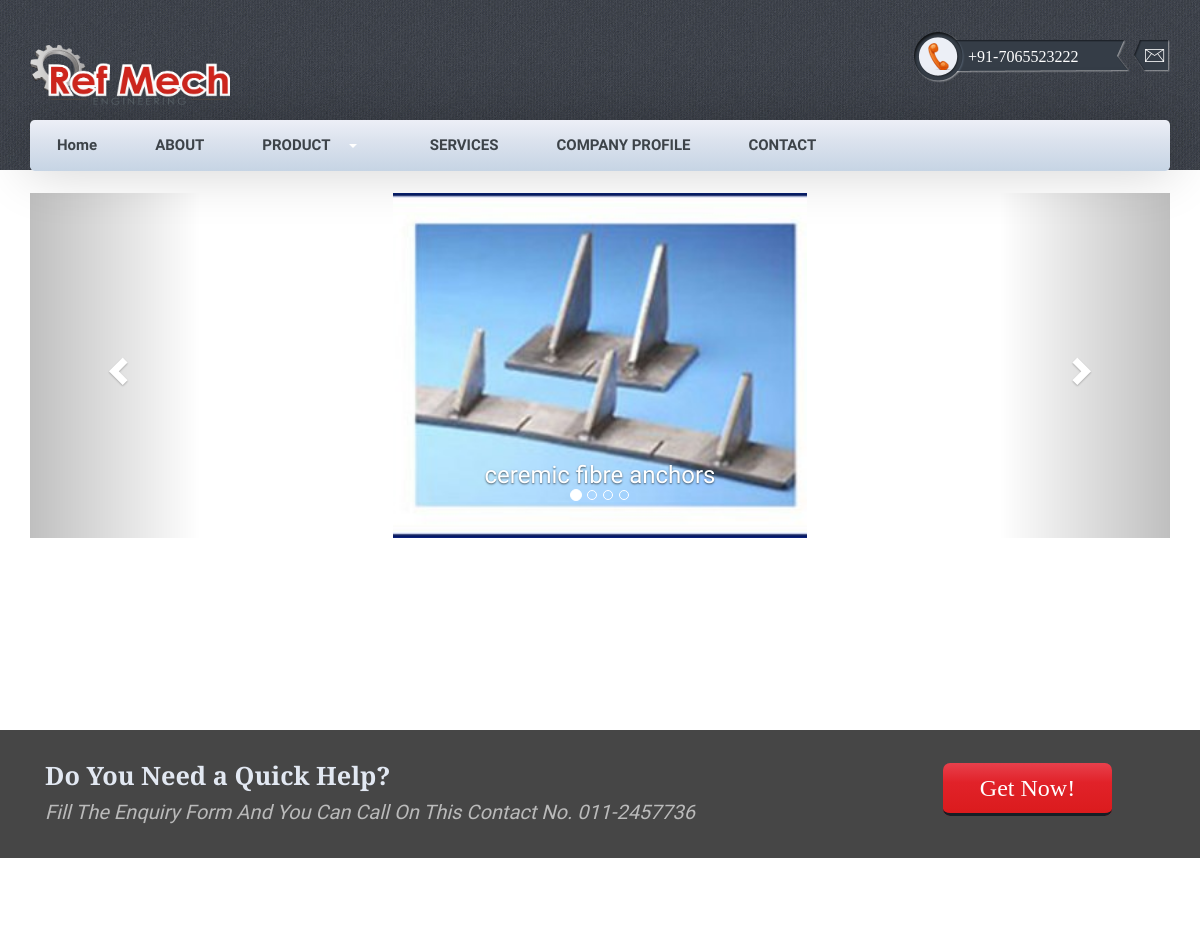
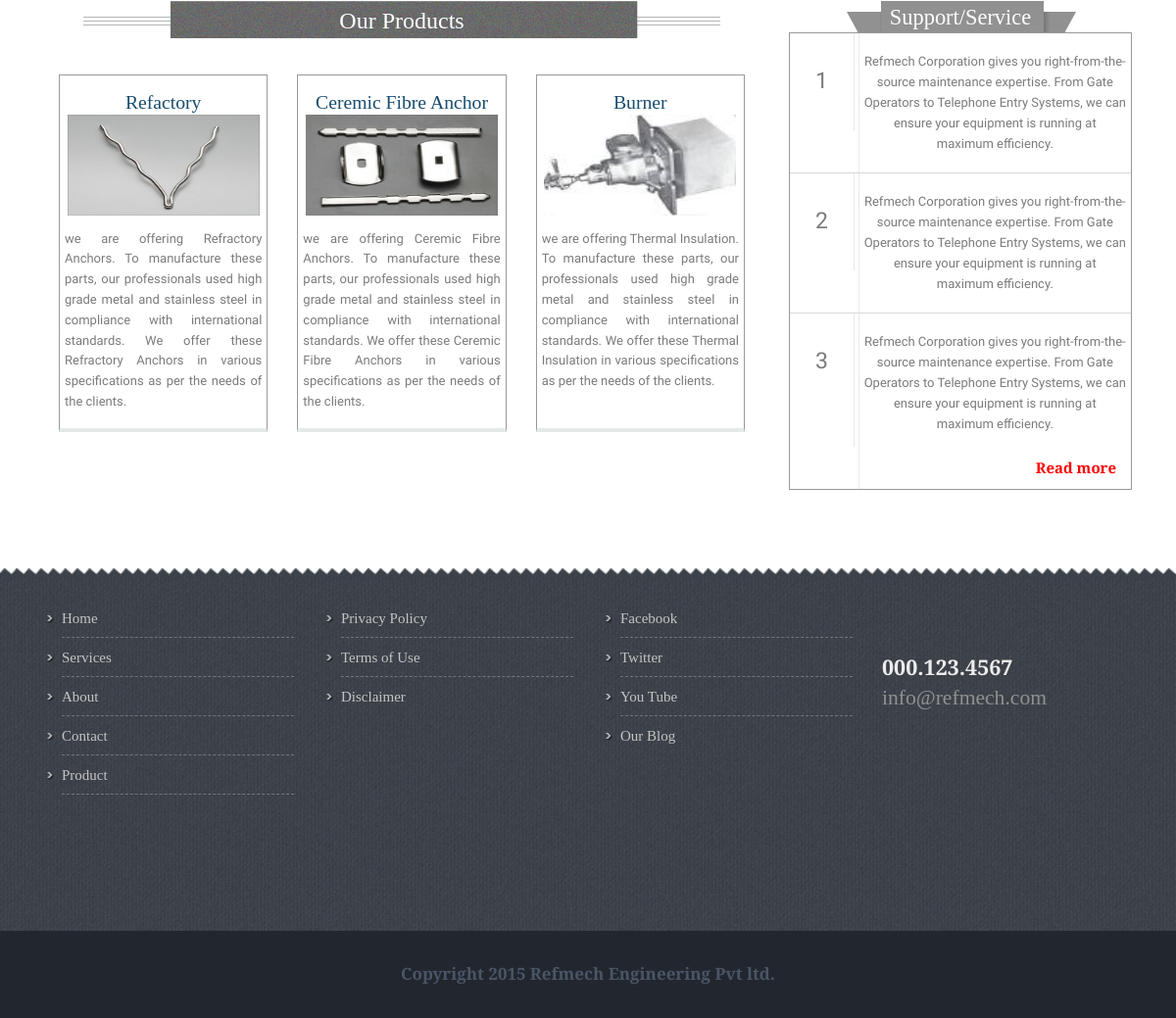
The page / on the database its author committed (2 pictures, top to bottom).
### tables this page shows
CREATE TABLE IF NOT EXISTS `page` (
  `page_id` int(11) NOT NULL AUTO_INCREMENT,
  `parent_id` int(11) DEFAULT NULL,
  `page_name` varchar(20) NOT NULL,
  `meta_keyword` varchar(20) NOT NULL,
  `meta_title` varchar(30) NOT NULL,
  `meta_discription` varchar(20) NOT NULL,
  `refactory_text` varchar(100) NOT NULL,
  `refactory_img` varchar(100) NOT NULL,
  `refactory_content` text NOT NULL,
  `ceremic_text` varchar(100) NOT NULL,
  `ceremic_img` varchar(100) NOT NULL,
  `ceremic_content` text NOT NULL,
  `thermal_text` varchar(100) NOT NULL,
  `thermal_img` varchar(100) NOT NULL,
  `thermal_content` text NOT NULL,
  `support_content1` text NOT NULL,
  `support_content2` text NOT NULL,
  `support_content3` text NOT NULL,
  `content` text NOT NULL,
  `content_two` text NOT NULL,
  `deleteflag` enum('y','n') NOT NULL,
  PRIMARY KEY (`page_id`)
);

### index.php (the view, shortened to what this page needs)
<?php
$rs_page=mysql_fetch_array(mysql_query("select * from page where page_name= 'index'"));
?>
<!DOCTYPE html>
<html lang="en">
<head>
	<link rel="stylesheet" href="http://maxcdn.bootstrapcdn.com/bootstrap/3.3.4/css/bootstrap.min.css">
	<link href="css/style.css" rel='stylesheet' type='text/css' />
	<link rel="stylesheet" href="blueberry.css" />
</head>
<body>
	<?php
	include('header.php');
	?>
	<div class="banner">
		<div class="container">
				<br>
				<div id="myCarousel" class="carousel slide" data-ride="carousel">
					<ol class="carousel-indicators">
						<li data-target="#myCarousel" data-slide-to="0" class="active"></li>
						<li data-target="#myCarousel" data-slide-to="1"></li>
						<li data-target="#myCarousel" data-slide-to="2"></li>
						<li data-target="#myCarousel" data-slide-to="3"></li>
					</ol>
					<div class="carousel-inner" role="listbox">
						<div class="item active">
							<img class="img-responsive" src="ceremic fibre anchors/superthumb.jpg" alt="ceremic fibre anchors" height="345">
							<div class="carousel-caption">
								<h3>ceremic fibre anchors</h3>
							</div>
						</div>
					</div>
					<a class="left carousel-control" href="#myCarousel" role="button" data-slide="prev">
						<span class="glyphicon glyphicon-chevron-left" aria-hidden="true"></span>
					</a>
					<a class="right carousel-control" href="#myCarousel" role="button" data-slide="next">
						<span class="glyphicon glyphicon-chevron-right" aria-hidden="true"></span>
					</a>
				</div>
			</div>
		</div>
		<div class="need">
			<div class="container">
				<div class="need-mian">
					<div class="col-md-9 need-left">
						<h3>Do You Need a Quick Help?</h3>
						<p style="font-size:20px; font-style:italic;">Fill The Enquiry Form And You Can Call On This Contact No. 011-2457736</p>
					</div>
					<div class="col-md-3 need-right">
						<a href="#">Get Now!</a>
					</div>
					<div class="clearfix"></div>
				</div>
			</div>
		</div>
		<div class="resolve">
			<div class="container">
				<div class="resolve-main">
					<div class="col-md-8 resolve-left">
						<h3>Our Products</h3>
						<div class="resolve-bottom">
							<div class="col-md-4 res-left">
								<div class="res-one">
									<h4><?php echo $rs_page['refactory_text'];?></h4>
									<a href="#"><a href="#"><a href="#"></a><a href="#"><img src="images/img/<?php echo $rs_page['refactory_img'];?>" alt="image" width="196" height="103" /></a>
									<p style="text-align:justify;"> <?php echo $rs_page['refactory_content'];?></p>
								</div>
							</div>
							<div class="col-md-4 res-left">
								<div class="res-one">
									<h4><?php echo $rs_page['ceremic_text'];?></h4>
									<a href="#"><a href="#"><a href="#"></a><a href="#"><img src="image/<?php echo $rs_page['ceremic_img'];?>" alt="image" width="196" height="103" /></a>
									<p style="text-align:justify;"><?php echo $rs_page['ceremic_content'];?></p>
								</div>
							</div>
							<div class="col-md-4 res-left">
								<div class="res-one">
									<h4><?php echo $rs_page['thermal_text'];?></h4>
									<a href="#"><a href="#"><a href="#"></a><a href="#"><img src="images/img/thermal/<?php echo $rs_page['thermal_img'];?>" alt="image" width="196" height="103" /></a>
									<p style="text-align:justify;"><?php echo $rs_page['thermal_content'];?><br><br></p>
								</div>
							</div>
							<div class="clearfix"></div>
						</div>
					</div>
					<div class="col-md-4 resolve-right">
						<h3> Support/Service</h3>
						<div class="res-two-mian">
							<div class="res-two">
								<div class="res-two-left">
									<p>1</p>
								</div>
								<div class="res-two-right">
									<p><?php echo $rs_page['support_content1'];?></p>
								</div>
								<div class="clearfix"></div>
							</div>
							<div class="res-two">
								<div class="res-two-left">
									<p>2</p>
								</div>
								<div class="res-two-right">
									<p><?php echo $rs_page['support_content2'];?> </p>
								</div>
								<div class="clearfix"></div>
							</div>
							<div class="res-two">
								<div class="res-two-left res-1">
									<p>3</p>
								</div>
								<div class="res-two-right res-2">
									<p><?php echo $rs_page['support_content3'];?> </p>
									<div class="r-btn">
										<a href="#">Read more</a>
									</div>
								</div>
								<div class="clearfix"></div>
							</div>
						</div>
					</div>
					<div class="clearfix"></div>
				</div>
			</div>
		</div>
		<div class="footer">
			<div class="container">
				<div class="footer-top">
					<div class="col-md-3 footer-top-left ftr-one">
						<ul>
							<li><a href="index.html">Home</a></li>
							<li><a href="services.html">Services</a></li>
							<li><a href="about.html">About</a></li>
							<li><a href="contact.html">Contact</a></li>
							<li><a href="product.html">Product</a></li>
						</ul>
					</div>
					<div class="col-md-3 footer-top-left ftr-two">
						<ul>
							<li><a href="#">Privacy Policy</a></li>
							<li><a href="#">Terms of Use</a></li>
							<li><a href="#">Disclaimer</a></li>
						</ul>
					</div>
					<div class="col-md-3 footer-top-left ftr-tre">
						<ul>
							<li><a href="#">Facebook</a></li>
							<li><a href="#">Twitter</a></li>
							<li><a href="#">You Tube</a></li>
							<li><a href="#">Our Blog</a></li>
						</ul>
					</div>
					<div class="col-md-3 footer-top-left">
						<p>000.123.4567</p>
						<a href="mailto:example@email.com">info@refmech.com</a>
					</div>
					<div class="clearfix"></div>
				</div>
			</div>
		</div>
		<div class="footer-bottom">
			<div class="container">
				<div class="footer-text">
					<p>Copyright  2015 <a href="#">Refmech Engineering Pvt ltd.</a></p>
				</div>
			</div>
		</div>
	</body>
	</html>

### index.php (style rules this page uses)
.carousel-inner > .item > img, .carousel-inner > .item > a > img { height: 345px !important; margin: auto; }

### rows shown on the page
page: refactory_text "Refactory", refactory_img (picture), refactory_content "we are offering Refractory Anchors. To manufacture these parts, our professionals used high grade metal and stainless steel in compliance with international standards. We offer these Refractory Anchors in various specifications as per the needs of the clients.", ceremic_text "Ceremic Fibre Anchor", ceremic_img (picture), ceremic_content "we are offering Ceremic Fibre Anchors. To manufacture these parts, our professionals used high grade metal and stainless steel in compliance with international standards. We offer these Ceremic Fibre Anchors in various specifications as per the needs of the clients.", thermal_text "Burner", thermal_img (picture), thermal_content "we are offering Thermal Insulation. To manufacture these parts, our professionals used high grade metal and stainless steel in compliance with international standards. We offer these Thermal Insulation in various specifications as per the needs of the clients.", support_content1 "Refmech Corporation gives you right-from-the-source maintenance expertise. From Gate Operators to Telephone Entry Systems, we can ensure your equipment is running at maximum efficiency.", support_content2 "Refmech Corporation gives you right-from-the-source maintenance expertise. From Gate Operators to Telephone Entry Systems, we can ensure your equipment is running at maximum efficiency.", support_content3 "Refmech Corporation gives you right-from-the-source maintenance expertise. From Gate Operators to Telephone Entry Systems, we can ensure your equipment is running at maximum efficiency."
